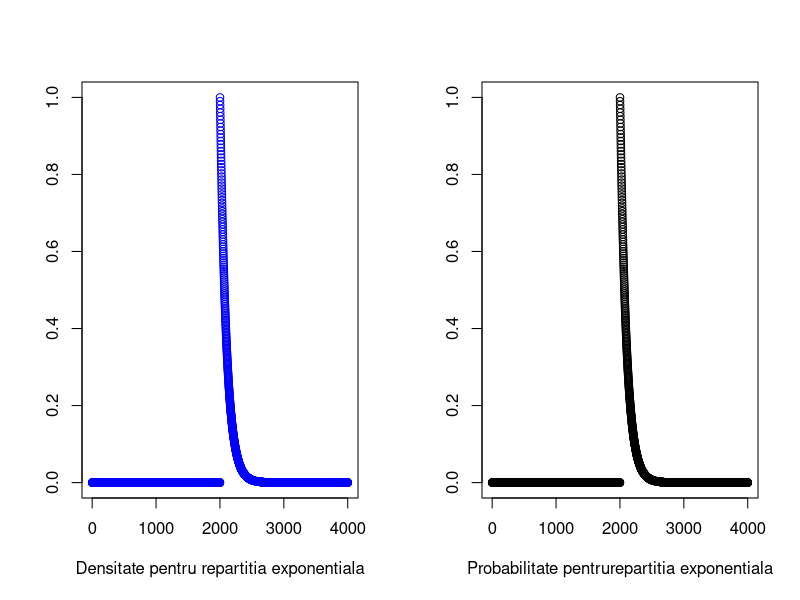
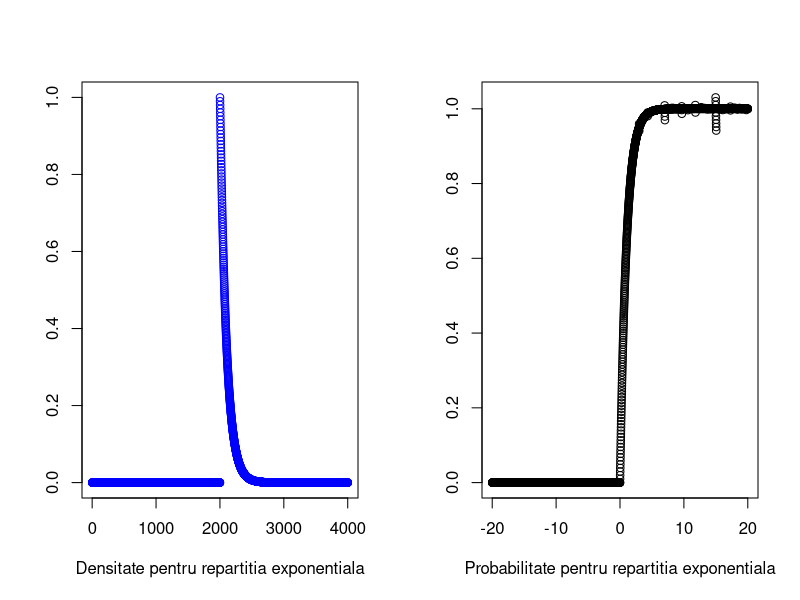
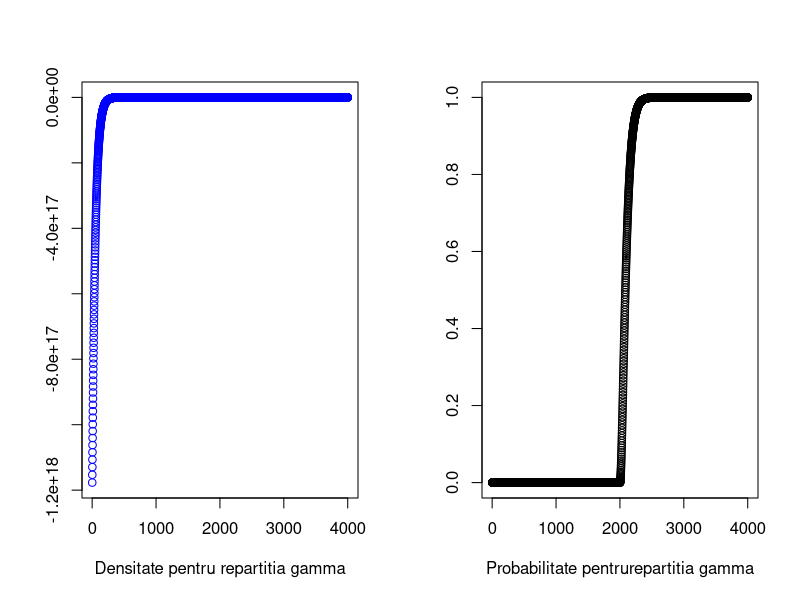
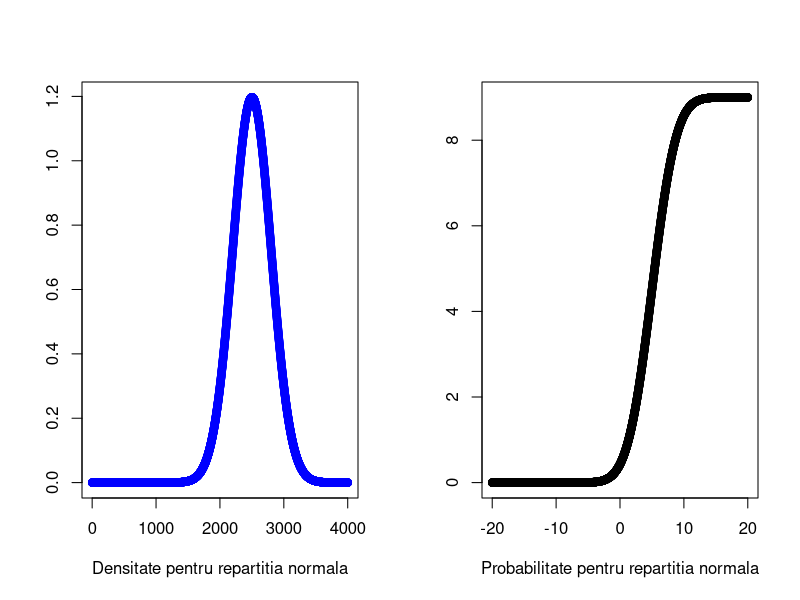

Reproduce these figures in R, in order.
##########################################################
# Cerinta 4
##########################################################

# Helper pentru a sterge graficele din 'Plots' in Rstudio
clear_plots <- function() {
  if(!is.null(dev.list())) {
    dev.off()
  }
}

# Densitate pentru repartitia normala
# https://en.wikipedia.org/wiki/Normal_distribution
# Puteam folosi si dnorm
#
# m: media
# sd: deviatia standard
density_normal_distribution <- function(x, m, sd) {
  return(exp(-0.5 * ((x - m) / sd) ^ 2) / (1 / sd * sqrt(2 * pi)))
}

# Densitate pentru repartitia exponentiala
# https://en.wikipedia.org/wiki/Exponential_distribution
density_exponential_distribution <- function(x, lambda) {
  return(ifelse(x >= 0, lambda * exp(-lambda * x), 0))
}

# CDF pentru repartitia exponentiala
cdf_exponential_distribution <- function(x, lambda) {
  return(ifelse(x >= 0, lambda * exp(-lambda * x), 0))
}

# Densitate pentru repartitia gamma
# https://en.wikipedia.org/wiki/Gamma_distribution
density_gamma_distribution <- function(x, shape, scale) {
  return(((scale ^ shape) * (x ^ (shape - 1)) * exp(-shape * x)) / gamma(shape))
}

# CDF pentru repartitia gamma
# Aici am folosit direct pgamma deoarce nu am stiut cum sa traduc toate functiile din cdf-ul normal
cdf_gamma_distribution <- function(x, shape_, scale_) {
  return(pgamma(x, shape=shape_, scale=scale_))
}

# Functie generica ce accepta orice functie f cu un parametru x pe care o va desena
# cdf se poate da ca argument daca se stie o functie de distributie cumulativa pentru f
probability_any_distribution <- function(f, dist_name, center, offset, step=0.01, cdf=NULL) {
  from <- center - offset
  to <- center + offset
  step <- 0.01
  interval <- seq(from, to, step)
  
  if(is.null(cdf)) {
    probability <- function(t) {
      return(integrate(f, lower=-Inf, upper=t)$value)
    }
  
    # aplica functia probability pe un interval
    vect_probability = Vectorize(probability, vectorize.args='t')
  
    # Pun 2 grafice unul langa altul
    par(mfrow=c(1, 2))
    plot(f(x=interval), col="blue", xlab=paste("Densitate pentru ", dist_name, sep=""), ylab="")
    plot(interval, vect_probability(interval), xlab=paste("Probabilitate pentru ", dist_name, sep=""), ylab="")
  }
  else {
    par(mfrow=c(1, 2))
    plot(f(x=interval), col="blue", xlab=paste("Densitate pentru ", dist_name, sep=""), ylab="")
    plot(cdf(x=interval), xlab=paste("Probabilitate pentru", dist_name, sep=""), ylab="")
  }
}

# Exemple:

clear_plots()
probability_any_distribution(
  f=function(x) { return(density_exponential_distribution(x, lambda=1)) },
  cdf=function(x) { return(cdf_exponential_distribution(x, lambda=1)) },
  dist_name="repartitia exponentiala",
  center=0,
  offset=20
)

clear_plots()
# Exponentiala fara CDF
probability_any_distribution(
  f=function(x) { return(density_exponential_distribution(x, lambda=1)) },
  dist_name="repartitia exponentiala",
  center=0,
  offset=20
)

clear_plots()
probability_any_distribution(
  f=function(x) { return(density_gamma_distribution(x, shape=2, scale=1/2)) },
  cdf=function(x) { return(cdf_gamma_distribution(x, shape_=2, scale_=1/2)) },
  dist_name="repartitia gamma",
  center=0,
  offset=20
)

clear_plots()
probability_any_distribution(
  f=function(x) { return(density_normal_distribution(x, m=5, sd=3)) },
  dist_name="repartitia normala",
  center=0,
  offset=20
)

##########################################################
# Cerinta 3
##########################################################

# S4 class
# https://www.datacamp.com/community/tutorials/r-objects-and-classes
setClass("continuous_rv", representation(outcome_from="numeric", outcome_to="numeric", density_fn="function"))

# Am pus un x - x inutil pentru a evita erorile de genul:
#   "Unused argument 'x'"
# atunci cand nu se da densitatea explicit
RV <- function(from=0, to=Inf, density=function(x) { if(is.infinite(from) || is.infinite(to)) NULL else 1 / (to - from + 1) + (x - x) }) {
  return(new("continuous_rv", outcome_from=from, outcome_to=to, density_fn=density))
}

# Pentru a putea printa 'frumos' o variabila aleatoare fac overload pentru 'show'
setMethod("show", signature(object="continuous_rv"), function(object) {
  num_width <- 12
  interval <- seq(object@outcome_from, min(object@outcome_from + 9, object@outcome_to), 1)
  cat("Eveniment:     ")
  print(noquote(format(interval, width=num_width)))
  cat("Probabilitate: ")
  print(noquote(format(Vectorize(object@density_fn, "x")(interval), width=num_width)))
})

# Se poate da ca parametru orice functie
sample_dice <- RV(from=1, to=6)
sample_identity <- RV(from=1, density=function(x) { x })
sample_parabola <- RV(from=1, to=100, density=function(x) { x^2 })

# Exemple pe functiile de la 4)
sample_normal_dist <- RV(from=1, density=function(x) { density_normal_distribution(x, m=3, sd=5)  })
sample_exponential_dist <- RV(from=1, density=function(x) { density_exponential_distribution(x, lambda=2) })
sample_gamma_dist <- RV(from=1, density=function(x) { density_gamma_distribution(x, shape=2, scale=1/2) })
